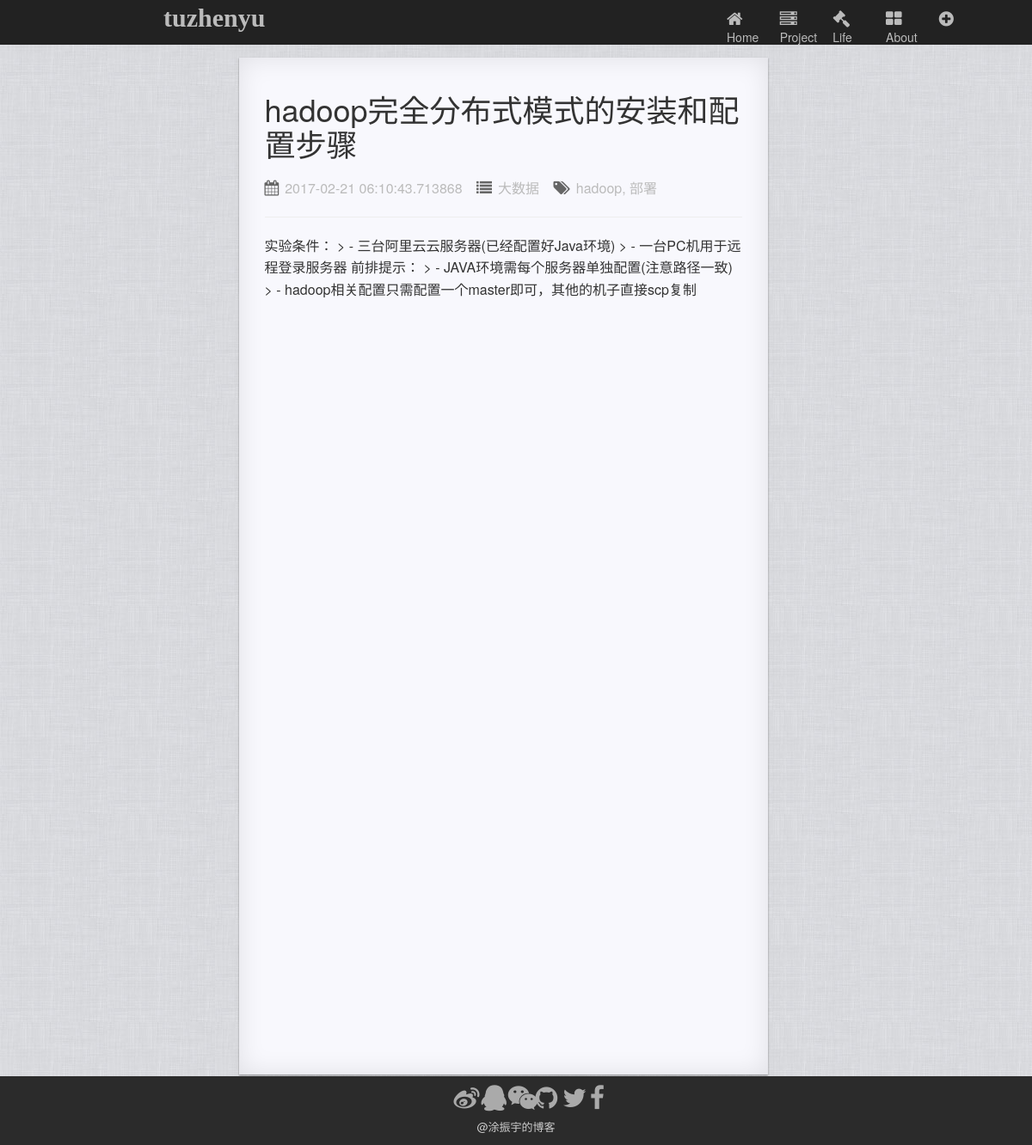
Screenshot of /article/8 with the database file from the repository.
### app/models.py (models this page shows)
class Article(db.Model):
    __tablename__ = 'articles'
    id = db.Column(db.Integer, primary_key = True)
    markDownEdit = db.Column(db.Text)
    timestamp = db.Column(db.DateTime,index=True,default=datetime.utcnow)
    title = db.Column(db.String(128))
    category = db.Column(db.String(32))
    tag = db.Column(db.String(32))
    describe = db.Column(db.Text)

### app/views.py (the view)
@app.route('/article/<int:id>')
def article(id):
    article = models.Article.query.get_or_404(id)
    return render_template("article.html",article = article)

### app/templates/article.html
{% extends "base.html" %}
{% block content %}
<div class="wrapper row">
  <div class="col-md-3"></div>
  <div class="col-md-6 row articleShow">
    <h1>{{article.title}}</h1>
    <div class="articleFooter">
      <ul>
        <li><i class="fa fa-calendar fa-1x" aria-hidden="true"></i><span>{{article.timestamp}}</span></li>
        <li><i class="fa fa-list fa-1x" aria-hidden="true"></i><span>{{article.category}}</span></li>
        <li><i class="fa fa-tags fa-1x" aria-hidden="true"></i><span>{{article.tag}}</span></li>
      </ul>
    </div>
    <hr>
    <article class="articleContant">
      <p>{{article.markDownEdit}}</p>
    </article>
  </div>
</div>
{% endblock %}

### app/static/css/style.css (style rules this page uses)
body { width: 100%; height: 100%; }
.articleFooter ul { list-style: none; margin-top: 5px; padding: 0; }
.articleFooter ul li { display: inline-block; color:#666; margin-right: 12px; }
.articleFooter ul li span { color:#bbb; font-size: 16px; }
.articleFooter ul li i { margin-right: 7px; font-size: 18px; }
.articleShow { height: 1183px; padding: 20px 30px; line-height: 1.6; font-size: 16px; background-color: #f8f8fd; box-shadow: 0 1px 2px rgba(0, 0, 0, 0.4), 0 0 30px rgba(10, 10, 0, 0.1) inset; }
.articleShow .articleFooter { margin-top: 20px; }

### rows the page displays
Article: title "hadoop完全分布式模式的安装和配置步骤", timestamp "2017-02-21 06:10:43.713868", category "大数据", tag "hadoop, 部署", markDownEdit "实验条件： > - 三台阿里云云服务器(已经配置好Java环境) > - 一台PC机用于远程登录服务器 前排提示： > - JAVA环境需每个服务器单独配置(注意路径一致) > - hadoop相关配置只需配置一个master即可，其他的机子直接scp复制"
